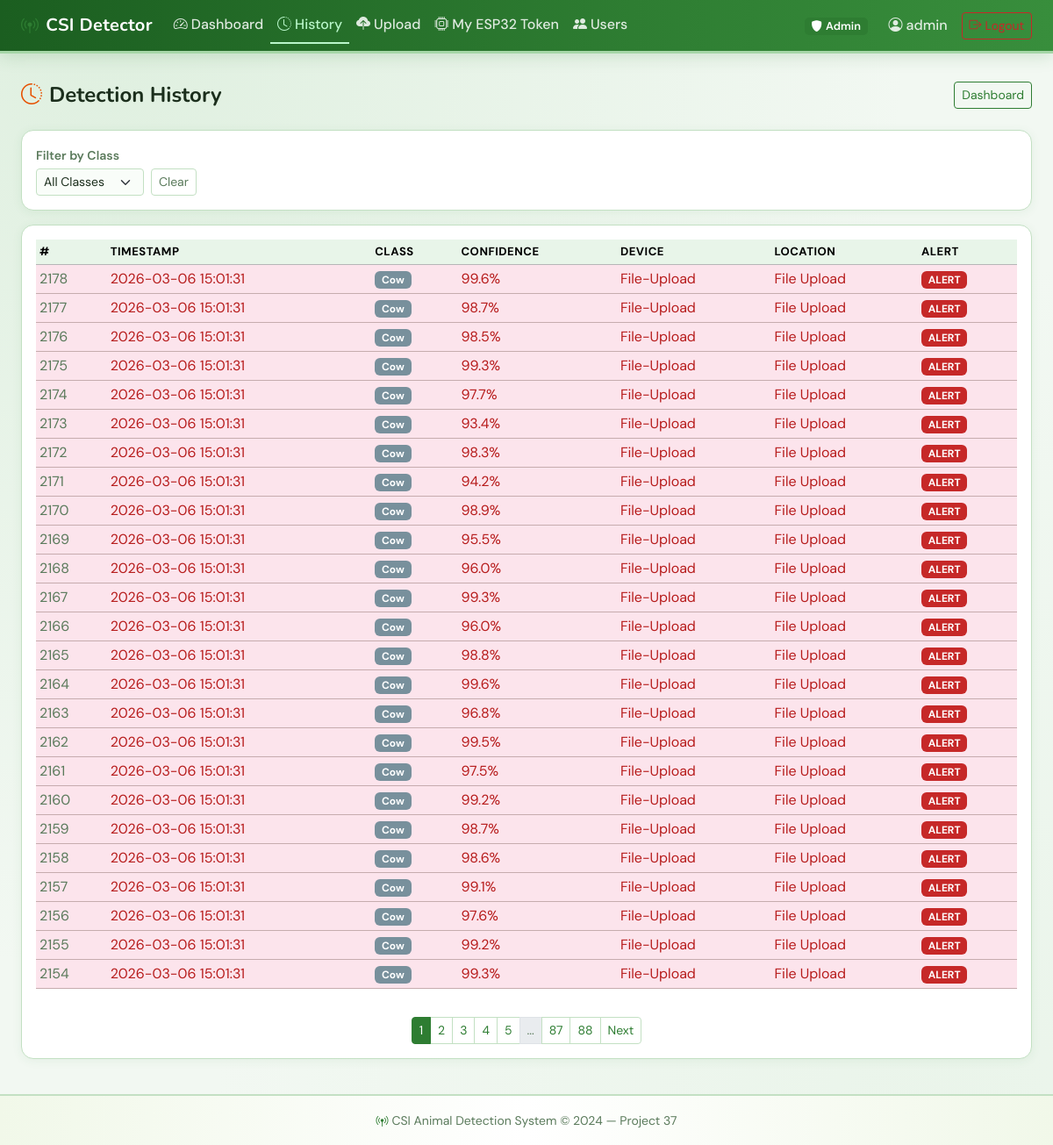
Page /history (signed in) on the earlier database version.
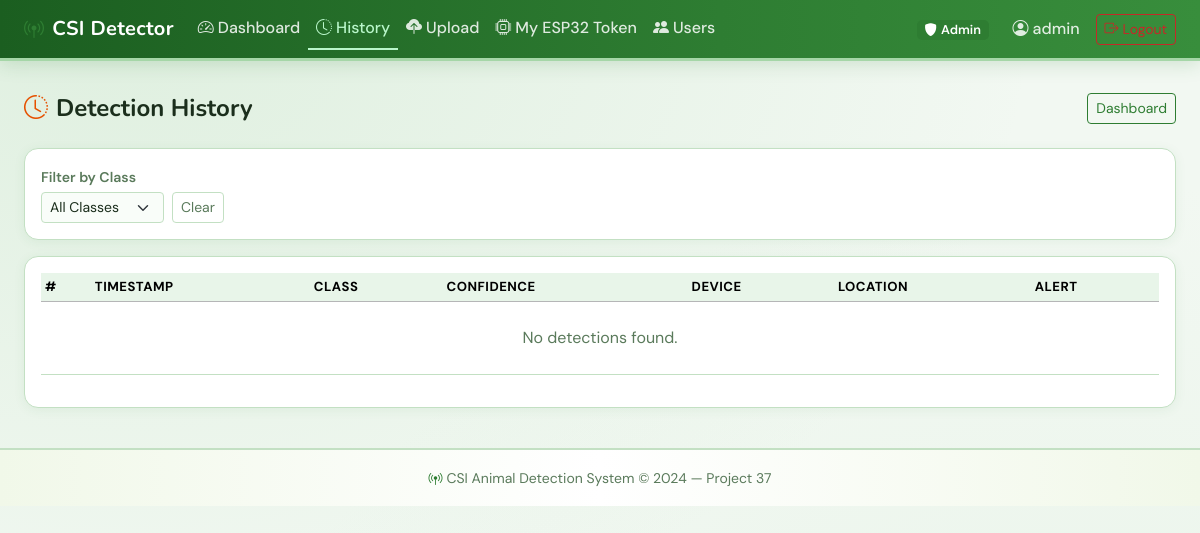
Same page on the later database version.
### models.py (models this page shows, shortened)
class User(UserMixin, db.Model):
    __tablename__ = 'users'
    id            = db.Column(db.Integer, primary_key=True)
    username      = db.Column(db.String(80),  unique=True, nullable=False)
    email         = db.Column(db.String(120), unique=True, nullable=False)
    password_hash = db.Column(db.String(256), nullable=False)
    role          = db.Column(db.String(20),  nullable=False, default='viewer')
    created_at    = db.Column(db.DateTime, default=datetime.utcnow)
    is_active     = db.Column(db.Boolean, default=True)
    detections    = db.relationship('Detection', backref='owner', lazy='dynamic')

class Detection(db.Model):
    __tablename__ = 'detections'
    id               = db.Column(db.Integer, primary_key=True)
    timestamp        = db.Column(db.DateTime, default=datetime.utcnow, index=True)
    predicted_class  = db.Column(db.Integer,  nullable=False)
    class_name       = db.Column(db.String(50), nullable=False)
    confidence       = db.Column(db.Float,    nullable=False)
    alert_triggered  = db.Column(db.Boolean,  default=False)
    device_id        = db.Column(db.String(50), default='ESP32-01')
    location         = db.Column(db.String(100), default='Road Sensor 1')
    user_id          = db.Column(db.Integer, db.ForeignKey('users.id'), nullable=True, index=True)

### app.py (the view)
    @app.route("/history")
    @login_required
    def history():
        page         = request.args.get("page", 1, type=int)
        class_filter = request.args.get("class", "")
        q            = _det_query().order_by(Detection.timestamp.desc())
        if class_filter:
            q = q.filter_by(class_name=class_filter)
        pagination = q.paginate(page=page, per_page=25, error_out=False)
        return render_template("history.html", pagination=pagination,
            class_filter=class_filter, class_names=Config.CLASS_NAMES)

### models.py (called while the page is built)
@login_manager.user_loader
def load_user(user_id):
    return User.query.get(int(user_id))

### templates/history.html (shortened to what this page needs)
{% extends 'base.html' %}
{% block content %}
<div class="d-flex justify-content-between align-items-center mb-4">
  <h4 class="fw-bold mb-0"><i class="bi bi-clock-history me-2 text-warning"></i>Detection History</h4>
  <a href="{{url_for('dashboard')}}" class="btn btn-sm btn-outline-success">Dashboard</a>
</div>
<div class="card csi-card p-3 mb-3">
  <form method="GET" class="row g-2 align-items-end">
    <div class="col-auto"><label class="form-label small mb-1">Filter by Class</label>
    <select name="class" class="form-select form-select-sm" onchange="this.form.submit()">
      <option value="">All Classes</option>
    </select></div>
    <div class="col-auto"><a href="{{url_for('history')}}" class="btn btn-sm btn-outline-secondary">Clear</a></div>
  </form>
</div>
<div class="card csi-card p-3">
  <div class="table-responsive">
    <table class="table table-dark table-hover table-sm align-middle">
      <thead class="table-secondary"><tr><th>#</th><th>Timestamp</th><th>Class</th><th>Confidence</th><th>Device</th><th>Location</th><th>Alert</th></tr></thead>
      <tbody>
        {% for d in pagination.items %}
        <tr class="{% if d.alert_triggered %}table-danger{% endif %}">
          <td class="text-muted">{{d.id}}</td>
          <td>{{d.timestamp.strftime('%Y-%m-%d %H:%M:%S')}}</td>
          <td><span class="badge bg-secondary">{{d.class_name}}</span></td>
          <td>{{"%.1f"|format(d.confidence*100)}}%</td>
          <td>{{d.device_id}}</td>
          <td>{{d.location}}</td>
          <td>{% if d.alert_triggered %}<span class="badge bg-danger">ALERT</span>{% else %}-{% endif %}</td>
        </tr>
        {% else %}
        <tr><td colspan="7" class="text-center text-muted py-4">No detections found.</td></tr>
        {% endfor %}
      </tbody></table></div>
  {% if pagination.pages > 1 %}
  <nav class="mt-3"><ul class="pagination pagination-sm justify-content-center mb-0">
    {% for p in pagination.iter_pages() %}
      {% if p %}
      <li class="page-item {% if p==pagination.page %}active{% endif %}"><a class="page-link" href="{{url_for('history', page=p)}}">{{p}}</a></li>
      {% else %}
      <li class="page-item disabled"><span class="page-link">...</span></li>
      {% endif %}
    {% endfor %}
    {% if pagination.has_next %}
    <li class="page-item"><a class="page-link" href="{{url_for('history', page=pagination.next_num)}}">Next</a></li>
    {% endif %}
  </ul></nav>
  {% endif %}
</div>
{% endblock %}

### templates/base.html (shortened to what this page needs)
<!DOCTYPE html>
<html lang="en" data-bs-theme="light">
<head>
  <link rel="stylesheet" href="https://cdn.jsdelivr.net/npm/bootstrap@5.3.2/dist/css/bootstrap.min.css"/>
  <link rel="stylesheet" href="https://cdn.jsdelivr.net/npm/bootstrap-icons@1.11.3/font/bootstrap-icons.min.css"/>
  <link rel="stylesheet" href="{{ url_for('static', filename='style.css') }}"/>
</head>
<body>
<nav class="navbar navbar-expand-lg navbar-dark csi-navbar">
  <div class="container-fluid px-4">
    <a class="navbar-brand fw-bold" href="{{ url_for('index') }}">
      <i class="bi bi-broadcast-pin text-success me-2"></i>CSI&nbsp;Detector
    </a>
    <div class="collapse navbar-collapse" id="navMain">
      <ul class="navbar-nav me-auto">
        {% if current_user.is_authenticated %}
        <li class="nav-item">
          <a class="nav-link {% if request.endpoint=='dashboard' %}active{% endif %}"
             href="{{ url_for('dashboard') }}"><i class="bi bi-speedometer2 me-1"></i>Dashboard</a>
        </li>
        <li class="nav-item">
          <a class="nav-link {% if request.endpoint=='history' %}active{% endif %}"
             href="{{ url_for('history') }}"><i class="bi bi-clock-history me-1"></i>History</a>
        </li>
        <li class="nav-item">
          <a class="nav-link {% if request.endpoint=='upload' %}active{% endif %}"
             href="{{ url_for('upload') }}"><i class="bi bi-cloud-upload-fill me-1"></i>Upload</a>
        </li>
        <li class="nav-item">
          <a class="nav-link {% if request.endpoint=='device_token' %}active{% endif %}"
             href="{{ url_for('device_token') }}"><i class="bi bi-cpu me-1"></i>My ESP32 Token</a>
        </li>
        {% if current_user.role == 'admin' %}
        <li class="nav-item">
          <a class="nav-link {% if request.endpoint=='admin_users' %}active{% endif %}"
             href="{{ url_for('admin_users') }}"><i class="bi bi-people-fill me-1"></i>Users</a>
        </li>
        {% endif %}
        {% endif %}
      </ul>
      <ul class="navbar-nav ms-auto align-items-center">
        {% if current_user.is_authenticated %}
        <li class="nav-item me-3">
          <span class="badge role-badge-{{ current_user.role }}">
            <i class="bi bi-shield-fill me-1"></i>{{ current_user.role|capitalize }}
          </span>
        </li>
        <li class="nav-item me-2">
          <span class="nav-link" style="color:rgba(255,255,255,0.85)"><i class="bi bi-person-circle me-1"></i>{{ current_user.username }}</span>
        </li>
        <li class="nav-item">
          <a class="btn btn-sm btn-outline-danger" href="{{ url_for('auth.logout') }}">
            <i class="bi bi-box-arrow-right me-1"></i>Logout
          </a>
        </li>
        {% endif %}
      </ul>
    </div>
  </div>
</nav>
<main class="container-fluid px-4 py-3">
  {% block content %}{% endblock %}
</main>
<footer class="csi-footer text-center text-muted py-3 mt-4">
  <small><i class="bi bi-broadcast-pin text-success me-1"></i>CSI Animal Detection System &copy; 2024 &mdash; Project 37</small>
</footer>
</body>
</html>

### static/style.css (style rules this page uses)
:root { --env-bg: #f2f8f2; --env-surface: #ffffff; --env-border: #c3e0c3; --env-green: #2e7d32; --env-green-mid: #4caf50; --env-green-soft: #a5d6a7; --env-green-pale: #e8f5e9; --env-sky: #e3f2fd; --env-text: #1b2e1c; --env-muted: #5a7a5b; --env-accent: #388e3c; --env-leaf: #66bb6a; }
body { background-color: var(--env-bg); background-image: radial-gradient(ellipse at 10% 0%, rgba(165,214,167,0.25) 0%, transparent 60%), radial-gradient(ellipse at 90% 100%, rgba(200,230,201,0.2) 0%, transparent 55%); color: var(--env-text); font-family: 'DM Sans', sans-serif; min-height: 100vh; }
.csi-navbar { background: linear-gradient(90deg, #1b5e20 0%, #2e7d32 60%, #388e3c 100%); border-bottom: 3px solid var(--env-green-soft); box-shadow: 0 3px 18px rgba(46,125,50,0.18); }
.csi-navbar .navbar-brand { font-family: 'Nunito', sans-serif; font-weight: 800; color: #ffffff !important; letter-spacing: 0.3px; }
.csi-navbar .nav-link { color: rgba(255,255,255,0.85) !important; font-weight: 500; transition: color 0.2s; }
.csi-navbar .nav-link:hover, .csi-navbar .nav-link.active { color: #b9f6ca !important; }
.csi-navbar .nav-link.active { border-bottom: 2px solid #b9f6ca; }
.csi-card { background-color: var(--env-surface); border: 1px solid var(--env-border); border-radius: 14px; box-shadow: 0 2px 12px rgba(46,125,50,0.07); transition: box-shadow 0.2s; }
.role-badge-admin { background:#2e7d32; color:#fff; padding:.25em .6em; border-radius:.4em; font-size:.8em; font-weight:600; }
.form-control, .form-select { background-color: #f9fdf9; border-color: var(--env-border); color: var(--env-text); }
.form-label { color: var(--env-muted); font-weight: 600; font-size: 0.88rem; }
.table { color: var(--env-text); }
.table-dark { --bs-table-bg: #ffffff; --bs-table-striped-bg: #f1f8e9; --bs-table-hover-bg: #e8f5e9; --bs-table-color: var(--env-text); --bs-table-border-color: var(--env-border); }
.table-secondary { --bs-table-bg: var(--env-green-pale); color: var(--env-green); font-weight: 700; font-size: 0.82rem; text-transform: uppercase; letter-spacing: 0.5px; }
.btn-outline-success { color: var(--env-green); border-color: var(--env-green); }
.btn-outline-secondary { color: var(--env-muted); border-color: var(--env-border); }
.btn-outline-danger { color: #c62828; border-color: #c62828; }
h1, h2, h3, h4, h5, h6 { font-family: 'Nunito', sans-serif; font-weight: 700; color: var(--env-text); }
.text-success { color: var(--env-green) !important; }
.text-muted { color: var(--env-muted) !important; }
.text-warning { color: #e65100 !important; }
.csi-footer { border-top: 2px solid var(--env-border); background: linear-gradient(90deg, #f1f8e9, #ffffff, #f1f8e9); color: var(--env-muted); }

Differences in the rows shown:
removed Detection: id "2178", timestamp "2026-03-06 15:01:31", class_name "Cow", d.confidence*100 "99.6", device_id "File-Upload", location "File Upload", alert_triggered "ALERT"
removed Detection: id "2177", timestamp "2026-03-06 15:01:31", class_name "Cow", d.confidence*100 "98.7", device_id "File-Upload", location "File Upload", alert_triggered "ALERT"
removed Detection: id "2176", timestamp "2026-03-06 15:01:31", class_name "Cow", d.confidence*100 "98.5", device_id "File-Upload", location "File Upload", alert_triggered "ALERT"
removed Detection: id "2175", timestamp "2026-03-06 15:01:31", class_name "Cow", d.confidence*100 "99.3", device_id "File-Upload", location "File Upload", alert_triggered "ALERT"
removed Detection: id "2174", timestamp "2026-03-06 15:01:31", class_name "Cow", d.confidence*100 "97.7", device_id "File-Upload", location "File Upload", alert_triggered "ALERT"
removed Detection: id "2173", timestamp "2026-03-06 15:01:31", class_name "Cow", d.confidence*100 "93.4", device_id "File-Upload", location "File Upload", alert_triggered "ALERT"
removed Detection: id "2172", timestamp "2026-03-06 15:01:31", class_name "Cow", d.confidence*100 "98.3", device_id "File-Upload", location "File Upload", alert_triggered "ALERT"
removed Detection: id "2171", timestamp "2026-03-06 15:01:31", class_name "Cow", d.confidence*100 "94.2", device_id "File-Upload", location "File Upload", alert_triggered "ALERT"
removed Detection: id "2170", timestamp "2026-03-06 15:01:31", class_name "Cow", d.confidence*100 "98.9", device_id "File-Upload", location "File Upload", alert_triggered "ALERT"
removed Detection: id "2169", timestamp "2026-03-06 15:01:31", class_name "Cow", d.confidence*100 "95.5", device_id "File-Upload", location "File Upload", alert_triggered "ALERT"
removed Detection: id "2168", timestamp "2026-03-06 15:01:31", class_name "Cow", d.confidence*100 "96.0", device_id "File-Upload", location "File Upload", alert_triggered "ALERT"
removed Detection: id "2167", timestamp "2026-03-06 15:01:31", class_name "Cow", d.confidence*100 "99.3", device_id "File-Upload", location "File Upload", alert_triggered "ALERT"
removed Detection: id "2166", timestamp "2026-03-06 15:01:31", class_name "Cow", d.confidence*100 "96.0", device_id "File-Upload", location "File Upload", alert_triggered "ALERT"
removed Detection: id "2165", timestamp "2026-03-06 15:01:31", class_name "Cow", d.confidence*100 "98.8", device_id "File-Upload", location "File Upload", alert_triggered "ALERT"
removed Detection: id "2164", timestamp "2026-03-06 15:01:31", class_name "Cow", d.confidence*100 "99.6", device_id "File-Upload", location "File Upload", alert_triggered "ALERT"
removed Detection: id "2163", timestamp "2026-03-06 15:01:31", class_name "Cow", d.confidence*100 "96.8", device_id "File-Upload", location "File Upload", alert_triggered "ALERT"
removed Detection: id "2162", timestamp "2026-03-06 15:01:31", class_name "Cow", d.confidence*100 "99.5", device_id "File-Upload", location "File Upload", alert_triggered "ALERT"
removed Detection: id "2161", timestamp "2026-03-06 15:01:31", class_name "Cow", d.confidence*100 "97.5", device_id "File-Upload", location "File Upload", alert_triggered "ALERT"
removed Detection: id "2160", timestamp "2026-03-06 15:01:31", class_name "Cow", d.confidence*100 "99.2", device_id "File-Upload", location "File Upload", alert_triggered "ALERT"
removed Detection: id "2159", timestamp "2026-03-06 15:01:31", class_name "Cow", d.confidence*100 "98.7", device_id "File-Upload", location "File Upload", alert_triggered "ALERT"
removed Detection: id "2158", timestamp "2026-03-06 15:01:31", class_name "Cow", d.confidence*100 "98.6", device_id "File-Upload", location "File Upload", alert_triggered "ALERT"
removed Detection: id "2157", timestamp "2026-03-06 15:01:31", class_name "Cow", d.confidence*100 "99.1", device_id "File-Upload", location "File Upload", alert_triggered "ALERT"
removed Detection: id "2156", timestamp "2026-03-06 15:01:31", class_name "Cow", d.confidence*100 "97.6", device_id "File-Upload", location "File Upload", alert_triggered "ALERT"
removed Detection: id "2155", timestamp "2026-03-06 15:01:31", class_name "Cow", d.confidence*100 "99.2", device_id "File-Upload", location "File Upload", alert_triggered "ALERT"
removed Detection: id "2154", timestamp "2026-03-06 15:01:31", class_name "Cow", d.confidence*100 "99.3", device_id "File-Upload", location "File Upload", alert_triggered "ALERT"
Other differences:
text no longer shown: "Next"
text now shown: "No detections found."
list line gone: "1"
list line gone: "2"
list line gone: "3"
list line gone: "4"
list line gone: "5"
list line gone: "87"
list line gone: "88"
